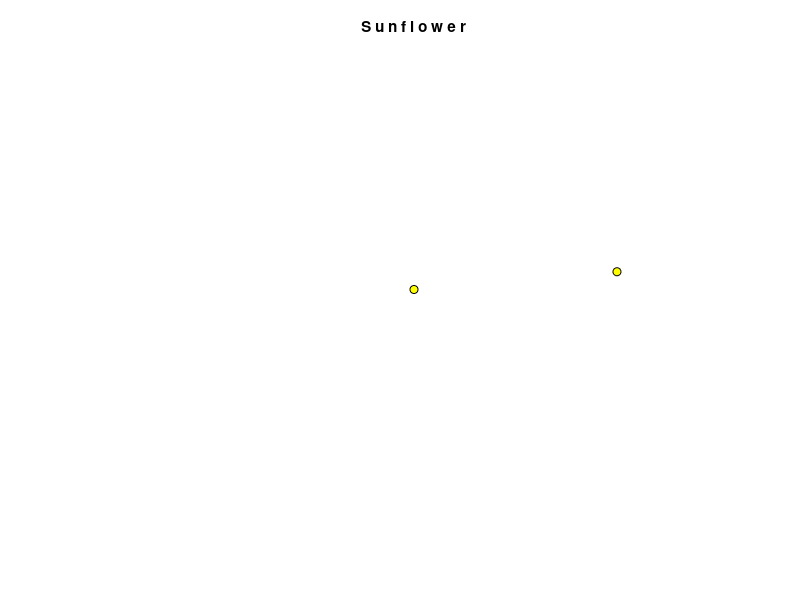

Write the MATLAB code that produced this figure.
tic
clear all
close all
clc
disp('-----------------------------------------------------------------------------------')
disp('----------------------------------FRACTAL GEOMETRY---------------------------------')
disp('By--DIVYANG R PRAJAPATI------------------------------------------------------------')
disp('-----------------------------------------------------------------------------------')

% magic angles are 137.3, 137.4, 137.5, 137.6
% n is the loop number
% c is the constant
magic_ang=input('Enter the magic angle: ');
n=input('Enter the n: ');
c=input('Enter the c: ');

ang=deg2rad(magic_ang);
counter=0;
figure('color',[1 1 1])
hold on
axis equal
axis square
axis([-6 6 -6 6]);
axis off
title('S u n f l o w e r','LineWidth',4,'fontweight','b')
for i=0:n
    counter=counter+1;
    phi(counter)=i*ang;
    r(counter)=c*sqrt(i);
    [x(counter) y(counter)]=pol2cart(phi(counter),r(counter));
    plot(x(counter),y(counter),'o','MarkerFaceColor','y','MarkerEdgeColor','k');
    pause(0.00001);
end
hold off

% Enter the magic angle: 137.3
% Enter the n: 999
% Enter the c: 0.15

disp('-----------------------------------------------------------------------------------')
disp('-------------------------------------THANK YOU-------------------------------------')
disp('-----------------------------------------------------------------------------------')
toc;